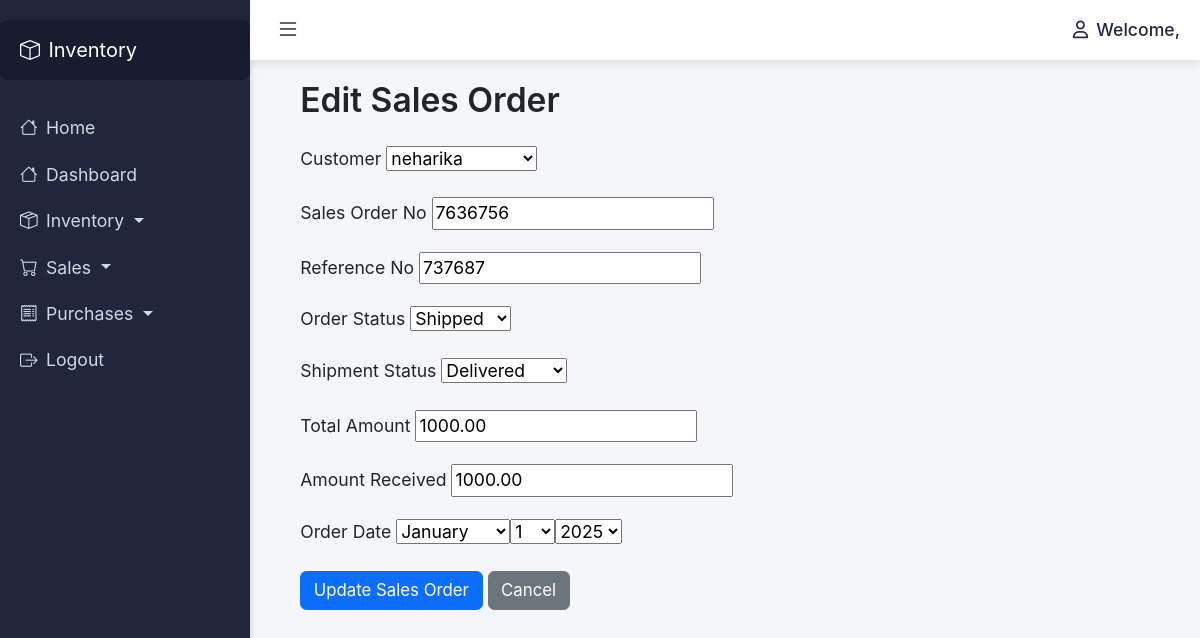
The app's page /sales/edit/4/ with its own data.
### dashboard/models.py (models this page shows, shortened)
class SalesOrder(models.Model):
    ORDER_STATUS_CHOICES = [
        ('draft', 'Draft'),
        ('pending', 'Pending'),
        ('shipped', 'Shipped'),
        ('delivered', 'Delivered'),
        ('canceled', 'Canceled'),
    ]
    SHIPMENT_STATUS_CHOICES = [
        ('not_shipped', 'Not Shipped'),
        ('in_transit', 'In Transit'),
        ('delivered', 'Delivered'),
    ]
    customer = models.ForeignKey(Customer, on_delete=models.CASCADE)
    sales_order_no = models.CharField(max_length=20)
    reference_no = models.CharField(max_length=20)
    order_status = models.CharField(max_length=20, choices=ORDER_STATUS_CHOICES)
    shipment_status = models.CharField(max_length=20, choices=SHIPMENT_STATUS_CHOICES)
    total_amount = models.DecimalField(max_digits=10, decimal_places=2)
    amount_received = models.DecimalField(max_digits=10, decimal_places=2, default=0.00)

### dashboard/views.py (the view)
# urls.py: path('sales/edit/<int:pk>/', edit_order, name='edit_order'),
def edit_order(request, pk):
    order = get_object_or_404(SalesOrder, pk=pk)
    if request.method == 'POST':
        form = SalesOrderForm(request.POST, instance=order)
        if form.is_valid():
            form.save()
            return redirect('sales_order')  # Redirect to the sales order list after saving
    else:
        form = SalesOrderForm(instance=order)
    return render(request, 'edit_order.html', {'form': form, 'order': order})

### dashboard/forms.py
class SalesOrderForm(forms.ModelForm):
    order_date = forms.DateField(
        widget=forms.SelectDateWidget,
        required=True,
        label='Date of Order'
    )
    class Meta:
        model = SalesOrder
        fields = [
            'customer',
            'sales_order_no',
            'reference_no',
            'order_status',
            'shipment_status',
            'total_amount',
            'amount_received',
            'order_date',
        ]
        widgets = {
            'order_status': forms.Select(choices=SalesOrder.ORDER_STATUS_CHOICES),
            'shipment_status': forms.Select(choices=SalesOrder.SHIPMENT_STATUS_CHOICES),
        }

### dashboard/models.py (called while the page is built)
    def __str__(self):
        return self.name

### dashboard/templates/edit_order.html (shortened to what this page needs)
{% extends 'base.html' %}
{% block content %}
<div class="container">
    <h2 class="mb-4">Edit Sales Order</h2>
    <form method="POST">
        <div class="mb-3">
            <label for="{{ form.customer.id_for_label }}" class="form-label">Customer</label>
            {{ form.customer }}
        </div>
        <div class="mb-3">
            <label for="{{ form.sales_order_no.id_for_label }}" class="form-label">Sales Order No</label>
            {{ form.sales_order_no }}
        </div>
        <div class="mb-3">
            <label for="{{ form.reference_no.id_for_label }}" class="form-label">Reference No</label>
            {{ form.reference_no }}
        </div>
        <div class="mb-3">
            <label for="{{ form.order_status.id_for_label }}" class="form-label">Order Status</label>
            {{ form.order_status }}
        </div>
        <div class="mb-3">
            <label for="{{ form.shipment_status.id_for_label }}" class="form-label">Shipment Status</label>
            {{ form.shipment_status }}
        </div>
        <div class="mb-3">
            <label for="{{ form.total_amount.id_for_label }}" class="form-label">Total Amount</label>
            {{ form.total_amount }}
        </div>
        <div class="mb-3">
            <label for="{{ form.amount_received.id_for_label }}" class="form-label">Amount Received</label>
            {{ form.amount_received }}
        </div>
        <div class="mb-3">
            <label for="{{ form.order_date.id_for_label }}" class="form-label">Order Date</label>
            {{ form.order_date }}
        </div>
        <button type="submit" class="btn btn-primary">Update Sales Order</button>
        <a href="{% url 'sales_order' %}" class="btn btn-secondary">Cancel</a>
    </form>
</div>
{% endblock %}

### dashboard/templates/base.html (style rules this page uses)
body, html { height: 100%; margin: 0; font-family: Arial, sans-serif; background-color: #f4f6f9; font-size: 1.05rem; }
body { font-family: 'Inter', sans-serif; }
h1, h2, h3, h4, h5, h6 { font-weight: 600; }
:root { --bs-primary: #1a2b6d; }
:root { --bs-primary: #1a2b6d; --bs-accent: #4e73df; --bs-light: #f8f9fc; --bs-dark: #343a40; }
body { font-family: 'Inter', sans-serif; background-color: #f0f2f5; }

### records on screen
SalesOrder: customer "neharika", sales_order_no "7636756", reference_no "737687", order_status "Shipped", shipment_status "Delivered", total_amount "1000.00", amount_received "1000.00"
